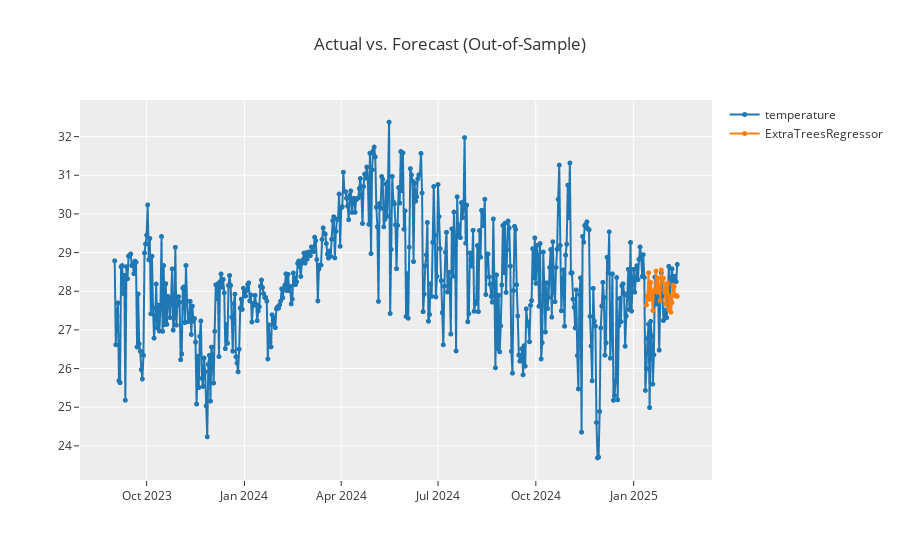

Write notebook code for a chart like this one.
### Code cell
plot_model(best, plot = 'forecast')

### Figure 1 — Plotly figure (JSON) as saved in the notebook; plotly's stock layout.template omitted (floating-point values rounded to 4 significant figures; data arrays with more than 128 entries replaced by an {"elided": "..."} marker saying what was removed)
{"data": [{"line": {"color": "rgb(31, 119, 180)", "width": 2}, "marker": {"color": "rgb(31, 119, 180)", "size": 5}, "mode": "lines+markers", "name": "temperature", "type": "scattergl", "x": {"elided": "530 str values"}, "xaxis": "x", "y": {"elided": "530 float values"}, "yaxis": "y"}, {"line": {"color": "rgb(255, 127, 14)", "width": 2}, "marker": {"color": "rgb(255, 127, 14)", "size": 5}, "mode": "lines+markers", "name": "ExtraTreesRegressor", "type": "scattergl", "x": {"elided": "530 str values"}, "xaxis": "x", "y": {"elided": "530 float values"}, "yaxis": "y"}], "layout": {"showlegend": true, "title": {"text": "Actual vs. Forecast (Out-of-Sample)"}, "xaxis": {"anchor": "y", "domain": [0, 1]}, "yaxis": {"anchor": "x", "domain": [0, 1]}}}
